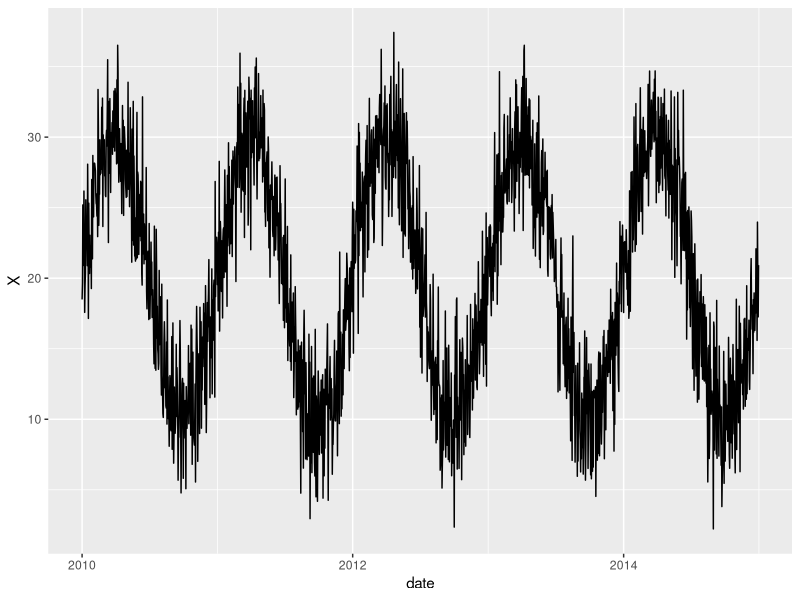
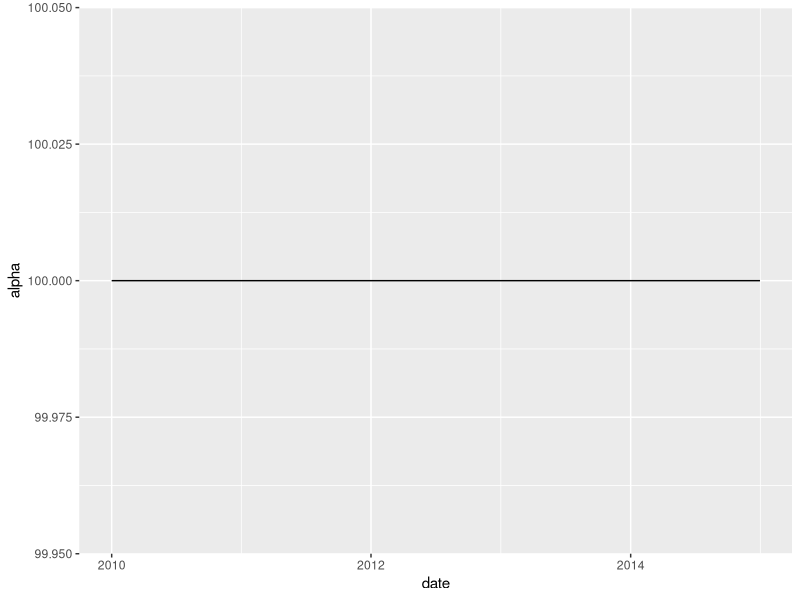
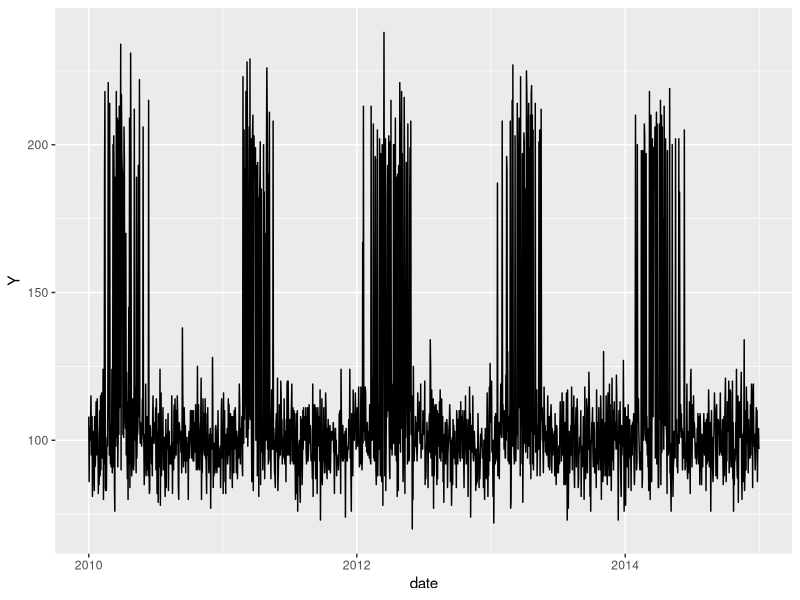
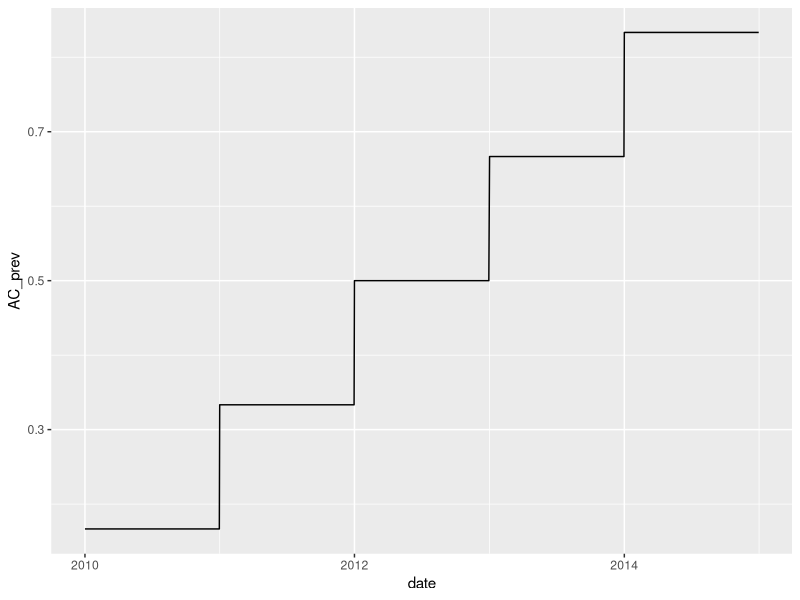
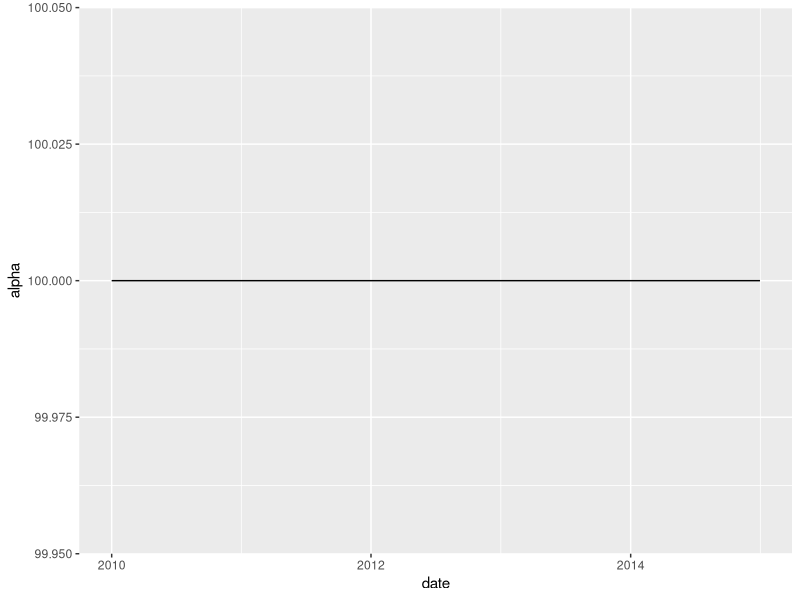
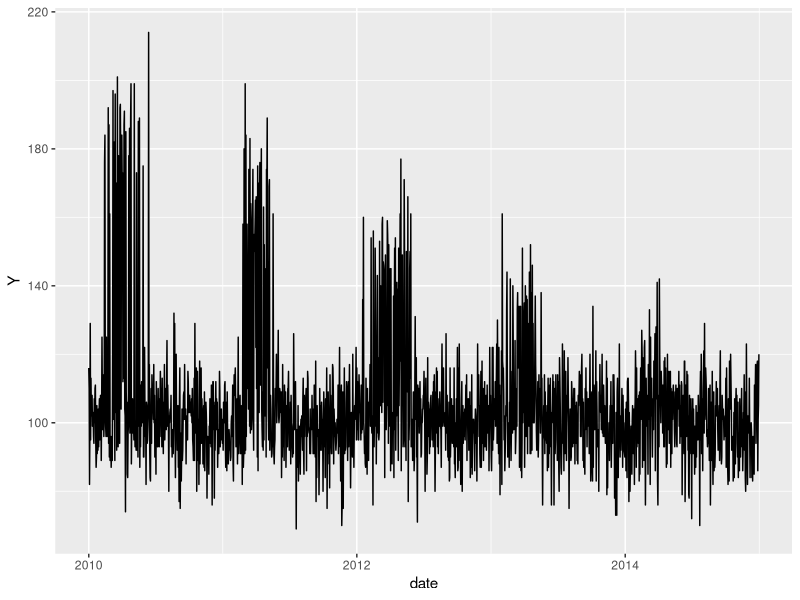

Generate these figures, in order, with R:
library(data.table)
library(ggplot2)

set.seed(123)

# ============================================================
# Set up the TIME SERIES
# ============================================================

dt <- CJ(
  area = 1:1,
  year = 2010:2014,
  day = 1:365
)

dt[, date := as.IDate(paste(year, "01", "01", sep = "-")) + day - 1]

dt[, year  := year(date)]
dt[, month := month(date)]
dt[, dow   := weekdays(date)]

# Join area-level variables
# dt <- area_dt[dt, on = "area"]

# ============================================================
# TIME-VARYING EXPOSURE X
# ============================================================

# Seasonal exposure + daily noise
dt[, X :=  20 + 10 * sin(2 * pi * day / 365) + rnorm(.N, 0, 3)]

# plot
ggplot(subset(dt, area == 1)) +
  geom_line(aes(x = date, y = X))

dt[, gt30 := X >= 30]
head(dt)

# ============================================================
# OUTCOME - NO AC RELATIONSHIP
# ============================================================

# Stratum-specific baseline
dt[, alpha := 100]

ggplot(subset(dt, area == 1)) +
  geom_line(aes(x = date, y = alpha))

# 
beta_true = log(2)

# Expected outcome
# log Y = b0 + b1*x + ....
dt[, mu := alpha * exp(beta_true * gt30)]

# Outcome
dt[, Y := rpois(.N, mu)]

# plot
ggplot(subset(dt, area == 1)) +
  geom_line(aes(x = date, y = Y))

# 
library(gnm)
fit0 <- gnm(Y ~ gt30, family = quasipoisson(), data = dt)
summary(fit0)
exp(coef(fit0))


# ============================================================
# OUTCOME - has modification by AC 
# ============================================================

# add an AC relationship
dt[, AC_prev := (year - 2009)/6]
head(dt)

ggplot(subset(dt, area == 1)) +
  geom_line(aes(x = date, y = AC_prev))

# Stratum-specific baseline
dt[, alpha := 100]

ggplot(subset(dt, area == 1)) +
  geom_line(aes(x = date, y = alpha))

# beta_true changes over time ! 
beta_true = log(2 - dt$AC_prev)

# Expected outcome
# log Y = b0 + b1*x + ....
dt[, mu := alpha * exp(beta_true * gt30)]

# Outcome
dt[, Y := rpois(.N, mu)]

# plot
ggplot(subset(dt, area == 1)) +
  geom_line(aes(x = date, y = Y))

# for GRACE -- what is the right way to model this in stage 1
library(gnm)
fit0 <- gnm(Y ~ gt30 * AC_prev, family = quasipoisson(), data = dt)
summary(fit0)
exp(coef(fit0))
